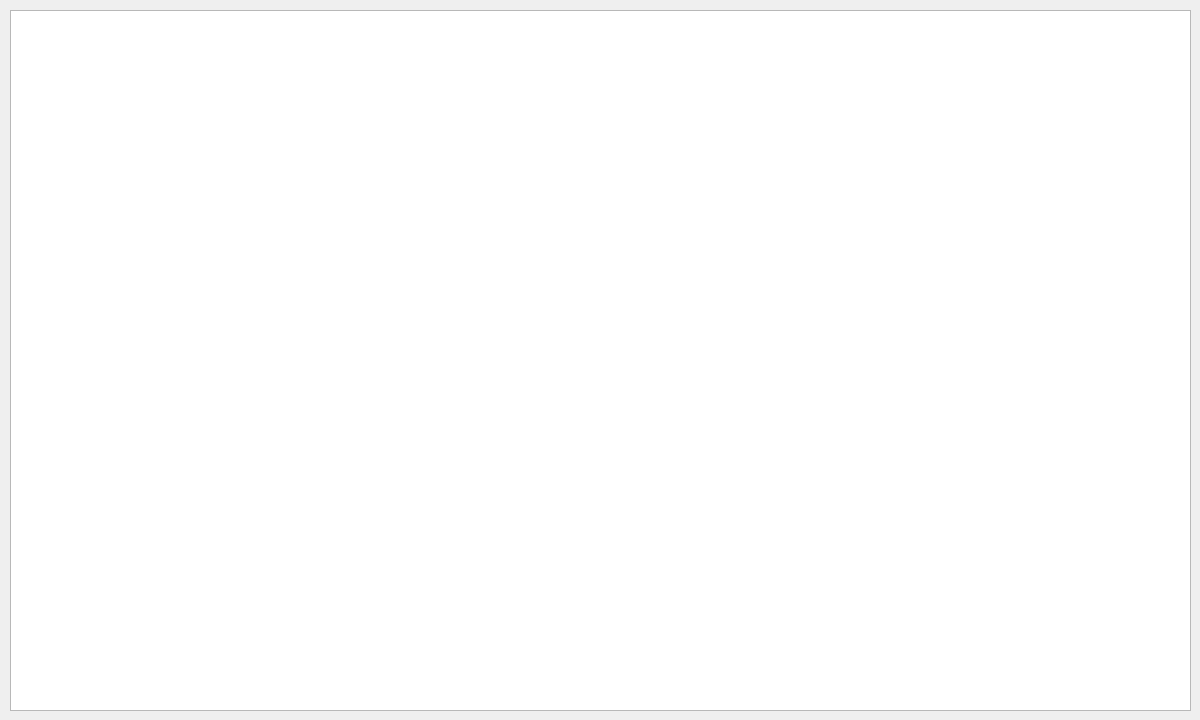
<?xml version="1.0" encoding="UTF-8"?>
<ui version="4.0">
 <class>adminAllComplaints</class>
 <widget class="QDialog" name="adminAllComplaints">
  <property name="geometry">
   <rect>
    <x>0</x>
    <y>0</y>
    <width>1200</width>
    <height>720</height>
   </rect>
  </property>
  <property name="windowTitle">
   <string>Dialog</string>
  </property>
  <widget class="QTableView" name="tableView">
   <property name="geometry">
    <rect>
     <x>10</x>
     <y>10</y>
     <width>1181</width>
     <height>701</height>
    </rect>
   </property>
  </widget>
 </widget>
 <resources/>
 <connections/>
</ui>
